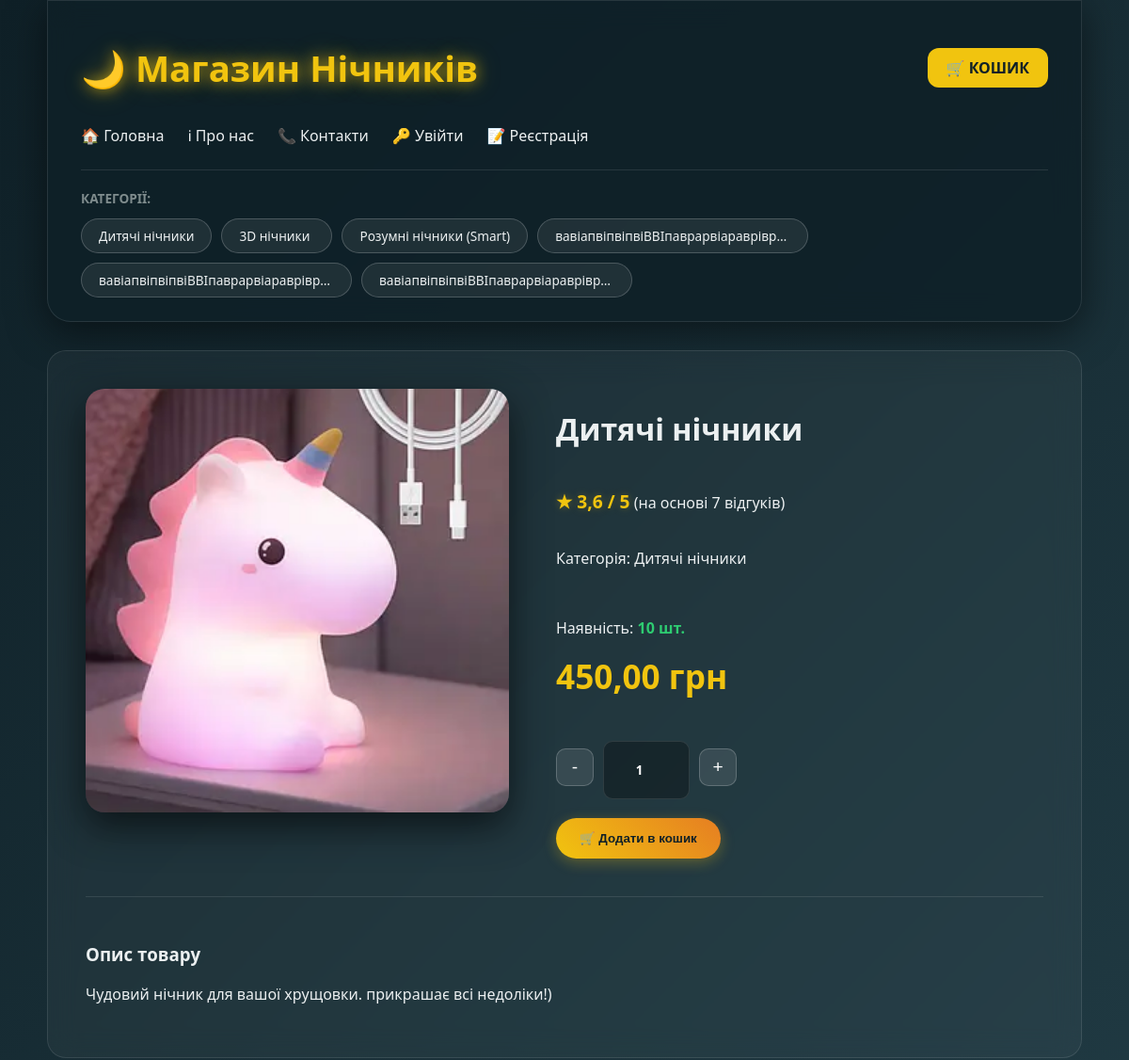
/product/1/ (upper part), run on an earlier commit of the app's database.
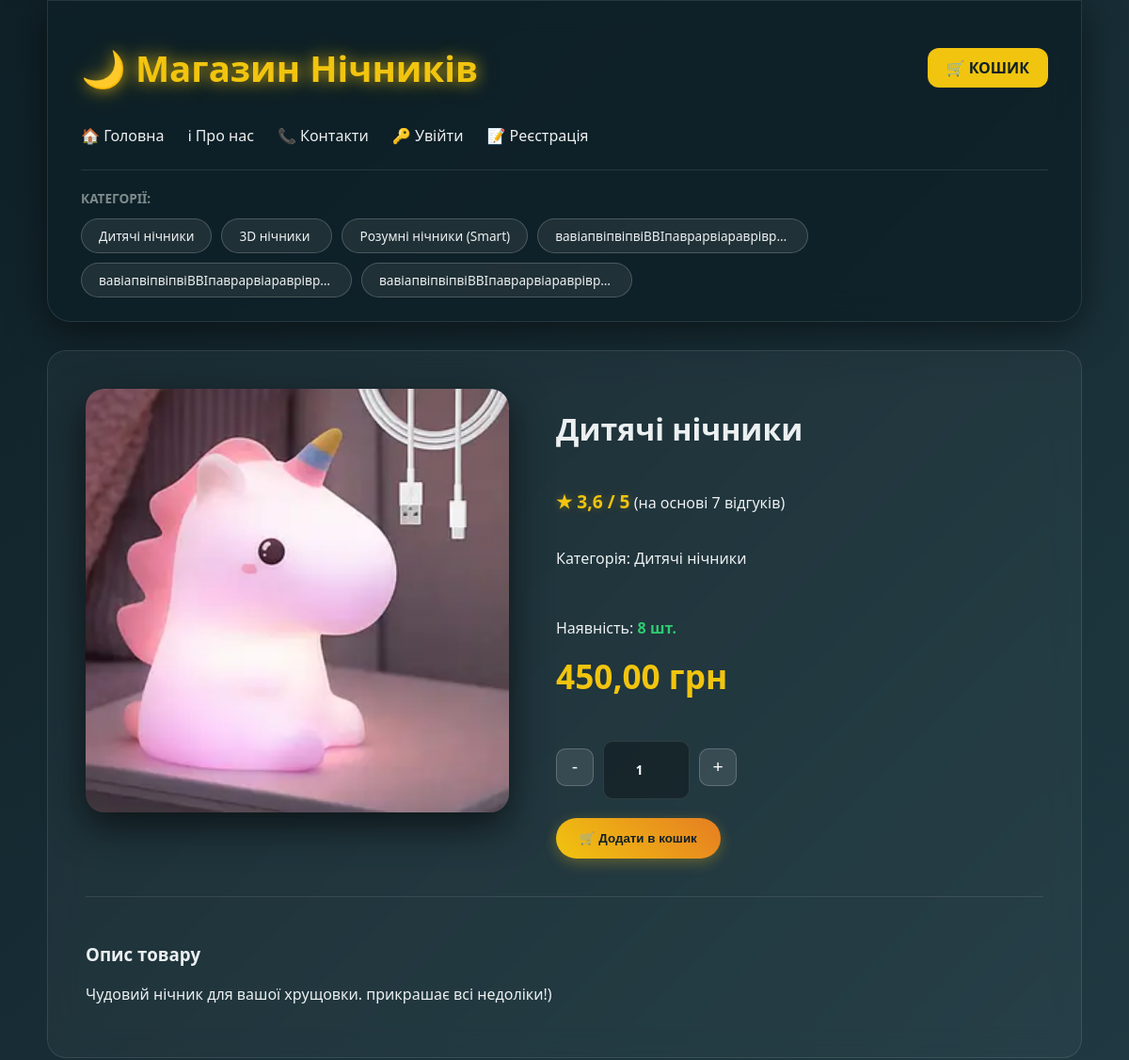
And on a later commit of the database.
### mainapp/models.py (models this page shows, shortened)
class Product(models.Model):
    name = models.CharField(max_length=200) # Перевір, чи є цей рядок
    category = models.ForeignKey(Category, on_delete=models.CASCADE, related_name='products')
    description = models.TextField()
    price = models.DecimalField(max_digits=10, decimal_places=2)
    image = models.ImageField(upload_to='products/', blank=True, null=True)
    stock = models.PositiveIntegerField(default=10) # Те, що ми додавали
    created_at = models.DateTimeField(auto_now_add=True) # Перевір наявність
    updated_at = models.DateTimeField(auto_now=True)   # Перевір наявність
    description = models.TextField(verbose_name="Опис товару", blank=True, null=True)
    image = models.ImageField(upload_to='products/', blank=True, null=True, verbose_name="Фотографія")
    created_at = models.DateTimeField(auto_now_add=True, verbose_name="Створено о")
    updated_at = models.DateTimeField(auto_now=True, verbose_name="Оновлено о")
    class Meta:
        verbose_name = "Товар"
        verbose_name_plural = "Товари"

class Category(models.Model):
    name = models.CharField(max_length=100, verbose_name="Назва категорії")
    created_at = models.DateTimeField(auto_now_add=True, verbose_name="Створено о")
    updated_at = models.DateTimeField(auto_now=True, verbose_name="Оновлено о")
    class Meta:
        verbose_name = "Категорія"
        verbose_name_plural = "Категорії"

### mainapp/views.py (the view)
# urls.py: path('product/<int:product_id>/', views.product_view, name='product'),
def product_view(request, product_id):
    categories = Category.objects.all()
    product = get_object_or_404(Product, id=product_id)
    avg_rating = product.reviews.aggregate(Avg('rating'))['rating__avg']
    avg_rating = round(avg_rating, 1) if avg_rating else 0
    if request.method == 'POST':
        form = ReviewForm(request.POST)
        if form.is_valid():
            new_review = form.save(commit=False)
            new_review.product = product
            new_review.author = request.user.username if request.user.is_authenticated else form.cleaned_data.get(
                'author', 'Анонім')
            new_review.save()
            return redirect(request.path)
    else:
        form = ReviewForm()
    return render(request, 'product.html',
                  {'title': product.name, 'categories': categories, 'product': product, 'is_product': True,
                   'avg_rating': avg_rating, 'form': form})

### mainapp/forms.py
class ReviewForm(forms.ModelForm):
    class Meta:
        model = Review
        fields = ['author', 'rating', 'text']
        widgets = {
            'author': forms.TextInput(attrs={'class': 'form-control', 'placeholder': "Ваше ім'я"}),
            'rating': forms.NumberInput(attrs={'class': 'form-control', 'min': 1, 'max': 5, 'value': 5}),
            'text': forms.Textarea(attrs={'class': 'form-control', 'rows': 4, 'placeholder': 'Напишіть ваш відгук...'}),
        }

### mainapp/context_processors.py (called while the page is built)
def cart_total(request):
    total_quantity = 0
    if request.session.session_key:
        order = Order.objects.filter(session_key=request.session.session_key, is_completed=False).first()
        if order:
            total_quantity = sum(item.quantity for item in order.items.all())
    return {'cart_total_quantity': total_quantity}

def categories_processor(request):
    return {'categories': Category.objects.all()}

### templates/product.html (shortened to what this page needs)
{% extends 'base.html' %}
{% block content %}
<div class="product-detail-card">
    <div class="product-top-row">
        <div class="product-detail-image">
            {% if product.image %}
                <img src="{{ product.image.url }}" alt="{{ product.name }}">
            {% else %}
                <div class="no-image-placeholder">Немає фото</div>
            {% endif %}
        </div>
        <div class="product-detail-info">
            <h1 class="detail-title">{{ product.name }}</h1>
            <div class="rating-summary">
                <span class="star-rating">★ {{ avg_rating|default:"0" }} / 5</span>
                <span class="reviews-count">(на основі {{ product.reviews.count }} відгуків)</span>
            </div>
            <p class="detail-category">Категорія: <span>{{ product.category.name }}</span></p>
            <div style="margin-bottom: 20px;">
                <p class="stock-info">
                    Наявність:
                    <strong style="color: {% if product.stock > 0 %}#2ecc71{% else %}#e74c3c{% endif %};">
                        {% if product.stock > 0 %}{{ product.stock }} шт.{% else %}Немає в наявності{% endif %}
                    </strong>
                </p>
                <div class="detail-price-box">
                    <span class="price-value">{{ product.price }} грн</span>
                </div>
            </div>
            {% if product.stock > 0 %}
            <form action="{% url 'add_to_cart' product.id %}" method="POST" class="add-to-cart-form">
                <div class="quantity-selector" style="display: flex; align-items: center; gap: 10px; margin-bottom: 20px;">
                    <button type="button" onclick="changeQty(-1)" style="width: 40px; height: 40px; border-radius: 10px; background: rgba(255,255,255,0.1); color: white; border: 1px solid rgba(255,255,255,0.2); cursor: pointer;">-</button>
                    <input type="number" name="quantity" id="product-qty" value="1" min="1" max="{{ product.stock }}" readonly
                           style="width: 60px; height: 40px; text-align: center; background: rgba(0,0,0,0.3); color: white; border: 1px solid rgba(255,255,255,0.1); border-radius: 10px; font-weight: bold;">
                    <button type="button" onclick="changeQty(1)" style="width: 40px; height: 40px; border-radius: 10px; background: rgba(255,255,255,0.1); color: white; border: 1px solid rgba(255,255,255,0.2); cursor: pointer;">+</button>
                </div>
                <button type="submit" class="cart-btn">🛒 Додати в кошик</button>
            </form>
            {% endif %}
        </div>
    </div>
    <div class="detail-description">
        <h3>Опис товару</h3>
        <p>{{ product.description }}</p>
    </div>
</div>
{% endblock %}

What changed in the data, as far as the page shows it:
changed Product "Дитячі нічники": stock "10" → "8"
